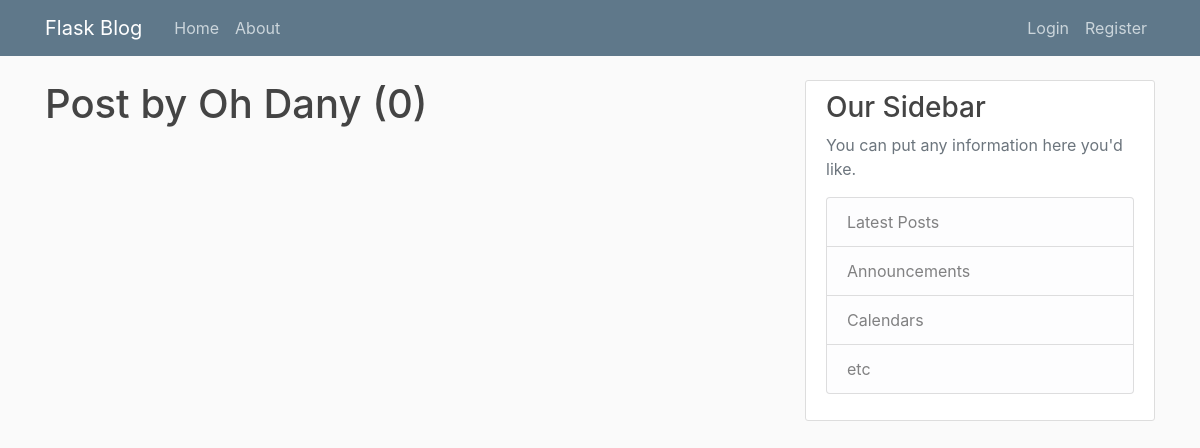
/user/Oh Dany, run on an earlier commit of the app's database.
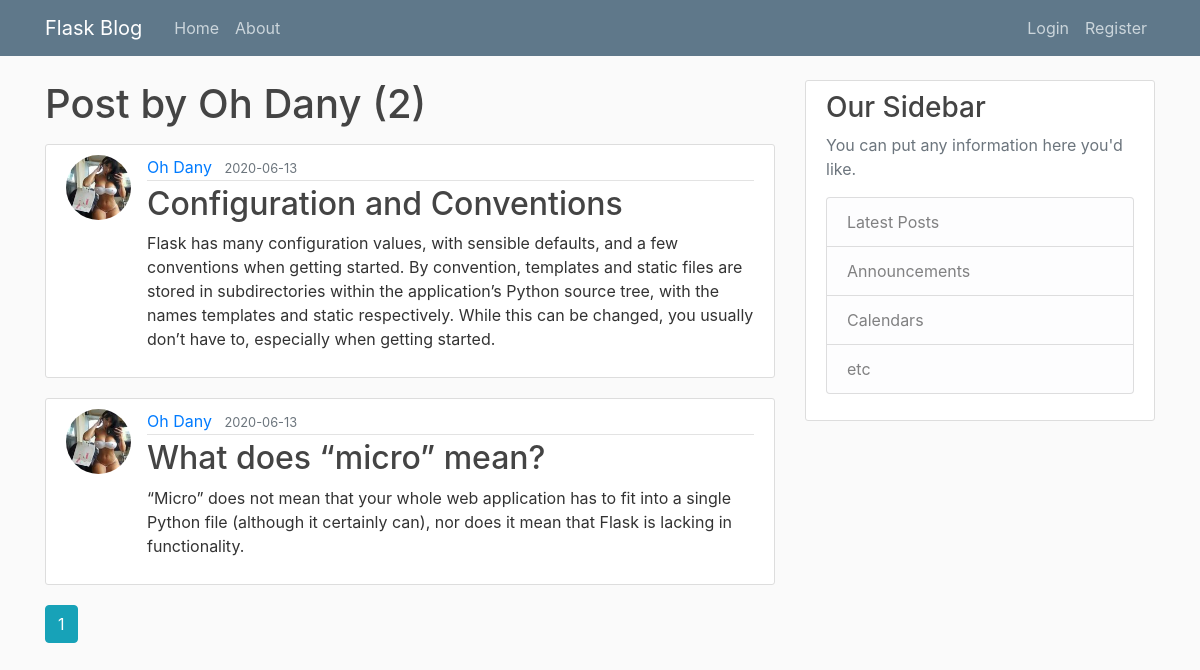
And on a later commit of the database.
### flaskblog/models.py (models this page shows, shortened)
class Post(db.Model):
    id = db.Column(db.Integer, primary_key=True)
    title = db.Column(db.String(100), nullable=False)
    date_posted = db.Column(db.DateTime, nullable=False, default=datetime.utcnow)
    content = db.Column(db.Text, nullable=False)
    user_id = db.Column(db.Integer, db.ForeignKey('user.id'), nullable=False)

class User(db.Model, UserMixin):
    id = db.Column(db.Integer, primary_key=True)
    username = db.Column(db.String(20), unique=True, nullable=False)
    email = db.Column(db.String(120), unique=True, nullable=False)
    image_file = db.Column(db.String(20), nullable=False, default='default.jpg')
    password = db.Column(db.String(60), nullable=False)
    posts = db.relationship('Post', backref='author', lazy=True)

### flaskblog/routes.py (the view)
@app.route("/user/<string:username>")
def user_posts(username):
    page = request.args.get('page', 1, type=int)
    user = User.query.filter_by(username=username).first_or_404()
    posts = Post.query.filter_by(author=user)\
        .order_by(Post.date_posted.desc())\
        .paginate(page=page, per_page=5)
    return render_template('user_posts.html', posts=posts, user=user)

### flaskblog/templates/user_posts.html
{% extends "layout.html" %}
{% block content %}
    <h1 class="mb-3">Post by {{ user.username }} ({{ posts.total }})</h1>
    {% for post in posts.items %}
        <article class="media content-section">
          <img class="rounded-circle article-img" src="{{ url_for('static', filename='profile_pics/' + post.author.image_file) }}">
          <div class="media-body">
            <div class="article-metadata">
              <a class="mr-2" href="{{ url_for('user_posts', username=post.author.username) }}">{{ post.author.username }}</a>
              <small class="text-muted">{{ post.date_posted.strftime('%Y-%m-%d') }}</small>
            </div>
            <h2><a class="article-title" href="{{ url_for('post', post_id=post.id) }}">{{ post.title }}</a></h2>
            <p class="article-content">{{ post.content }}</p>
          </div>
        </article>
    {% endfor %}
    {% for page_num in posts.iter_pages(left_edge=1, right_edge=1, left_current=1, right_current=2) %}
        {% if page_num %}
            {% if posts.page == page_num %}
                <a class="btn btn-info mb-4" href="{{ url_for('user_posts', username=user.username, page=page_num) }}">{{ page_num }}</a>
            {% else %}
                <a class="btn btn-outline-info mb-4" href="{{ url_for('user_posts', username=user.username, page=page_num) }}">{{ page_num }}</a>
            {% endif %}
        {% else %}
            ...
        {% endif %}
    {% endfor %}
{% endblock content %}

What changed in the data, as far as the page shows it:
added Post: image_file (picture), author.username "Oh Dany", date_posted "2020-06-13", title "Configuration and Conventions", content "Flask has many configuration values, with sensible defaults, and a few conventions when getting started. By convention, templates and static files are stored in subdirectories within the application’s Python source tree, with the names templates and static respectively. While this can be changed, you usually don’t have to, especially when getting started."
added Post: image_file (picture), author.username "Oh Dany", date_posted "2020-06-13", title "What does “micro” mean?", content "“Micro” does not mean that your whole web application has to fit into a single Python file (although it certainly can), nor does it mean that Flask is lacking in functionality."
Also different on the page:
{{ posts.total }}: "0" → "2"
new list line: "1"
